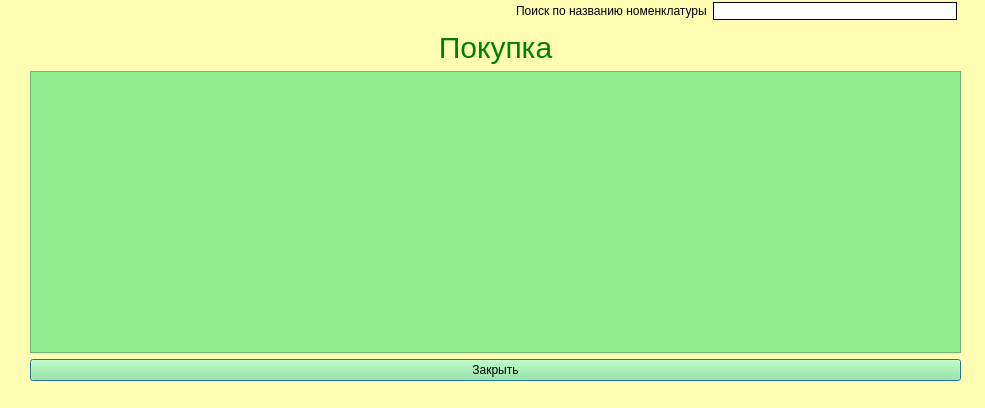
<?xml version="1.0" encoding="UTF-8"?>
<ui version="4.0">
 <class>PurchaseReport</class>
 <widget class="QDialog" name="PurchaseReport">
  <property name="geometry">
   <rect>
    <x>0</x>
    <y>0</y>
    <width>985</width>
    <height>408</height>
   </rect>
  </property>
  <property name="windowTitle">
   <string>Dialog</string>
  </property>
  <property name="styleSheet">
   <string notr="true">background-color:rgb(255, 254, 178);
</string>
  </property>
  <widget class="QWidget" name="layoutWidget">
   <property name="geometry">
    <rect>
     <x>30</x>
     <y>30</y>
     <width>931</width>
     <height>351</height>
    </rect>
   </property>
   <layout class="QVBoxLayout" name="verticalLayout">
    <item>
     <widget class="QLabel" name="label">
      <property name="styleSheet">
       <string notr="true">font-size:30px;
color:green</string>
      </property>
      <property name="text">
       <string>&lt;html&gt;&lt;head/&gt;&lt;body&gt;&lt;p align=&quot;center&quot;&gt;Покупка&lt;/p&gt;&lt;/body&gt;&lt;/html&gt;</string>
      </property>
     </widget>
    </item>
    <item>
     <widget class="QTableWidget" name="purchaseTableWidget">
      <property name="styleSheet">
       <string notr="true">color: black;
background-color: lightgreen</string>
      </property>
     </widget>
    </item>
    <item>
     <widget class="QPushButton" name="logoutButton">
      <property name="styleSheet">
       <string notr="true">color: black;
background-color: lightgreen</string>
      </property>
      <property name="text">
       <string>Закрыть</string>
      </property>
     </widget>
    </item>
   </layout>
  </widget>
  <widget class="QWidget" name="layoutWidget_3">
   <property name="geometry">
    <rect>
     <x>516</x>
     <y>0</y>
     <width>441</width>
     <height>22</height>
    </rect>
   </property>
   <layout class="QHBoxLayout" name="horizontalLayout">
    <item>
     <widget class="QLabel" name="label_2">
      <property name="text">
       <string>Поиск по названию номенклатуры</string>
      </property>
     </widget>
    </item>
    <item>
     <widget class="QLineEdit" name="lineEditSearch">
      <property name="styleSheet">
       <string notr="true">border: 1px solid black; background-color:white;
</string>
      </property>
     </widget>
    </item>
   </layout>
  </widget>
 </widget>
 <resources/>
 <connections/>
</ui>
